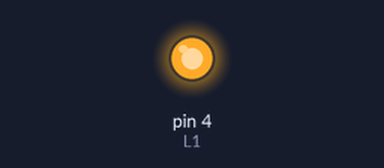
Simulated run of this sketch. Board: Arduino Uno, built with avr-gcc and run on an emulated ATmega328P. Parts: output pins drawn as LEDs (lit = HIGH).

Above: at 0.3 s.
At 8.1 s:
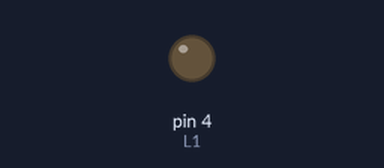
Timing chart, 0 to 12.0 s (numbered marks = the images above):
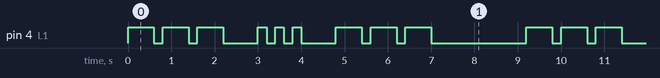

Measured:
- by itself, pin 4 (L1): repeats every 9.2 s: 2 × (LOW 0.20 s, HIGH 0.60 s), LOW 0.80 s, 2 × (HIGH 0.20 s, LOW 0.20 s), HIGH 0.20 s, LOW 0.80 s, 2 × (HIGH 0.60 s, LOW 0.20 s), HIGH 0.60 s, LOW 2.2 s, HIGH 0.60 s
- by itself, everything shown: repeats every 9.2 s, in 18 steps

The sketch:

SOS.ino
```cpp
//SOS.ino
#define L1 4
#define Led1On digitalWrite (L1,1);//Allume
#define Led1Off digitalWrite (L1,0);//Eteint

void setup(){
  pinMode (L1,OUTPUT);
}
void dot (){
  Led1On; delay(200); Led1Off;
  delay(200);
}
void dash (){
  Led1On; delay(600); Led1Off;
  delay(200);
}
void loop () {
  for (int i=0; i<3; i++){dash();}
  delay(600);
  for (int i=0; i<3; i++){dot();}
  delay(600);
  for (int i=0; i<3; i++){dash();}
  delay(600);
  delay(1400);
}
```
